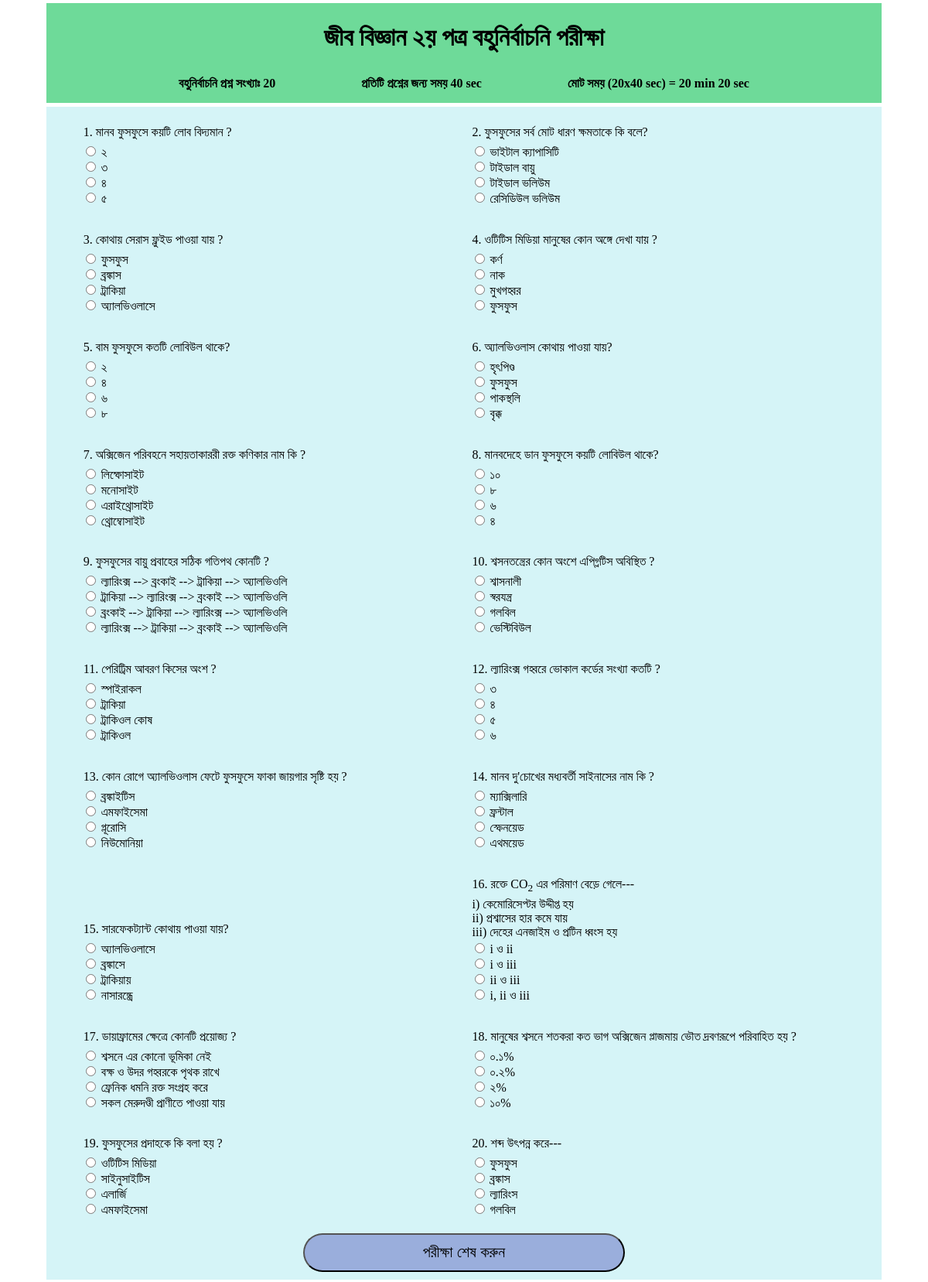
The app's page /quiz/hsc/biology2/chapter/05/, older data.
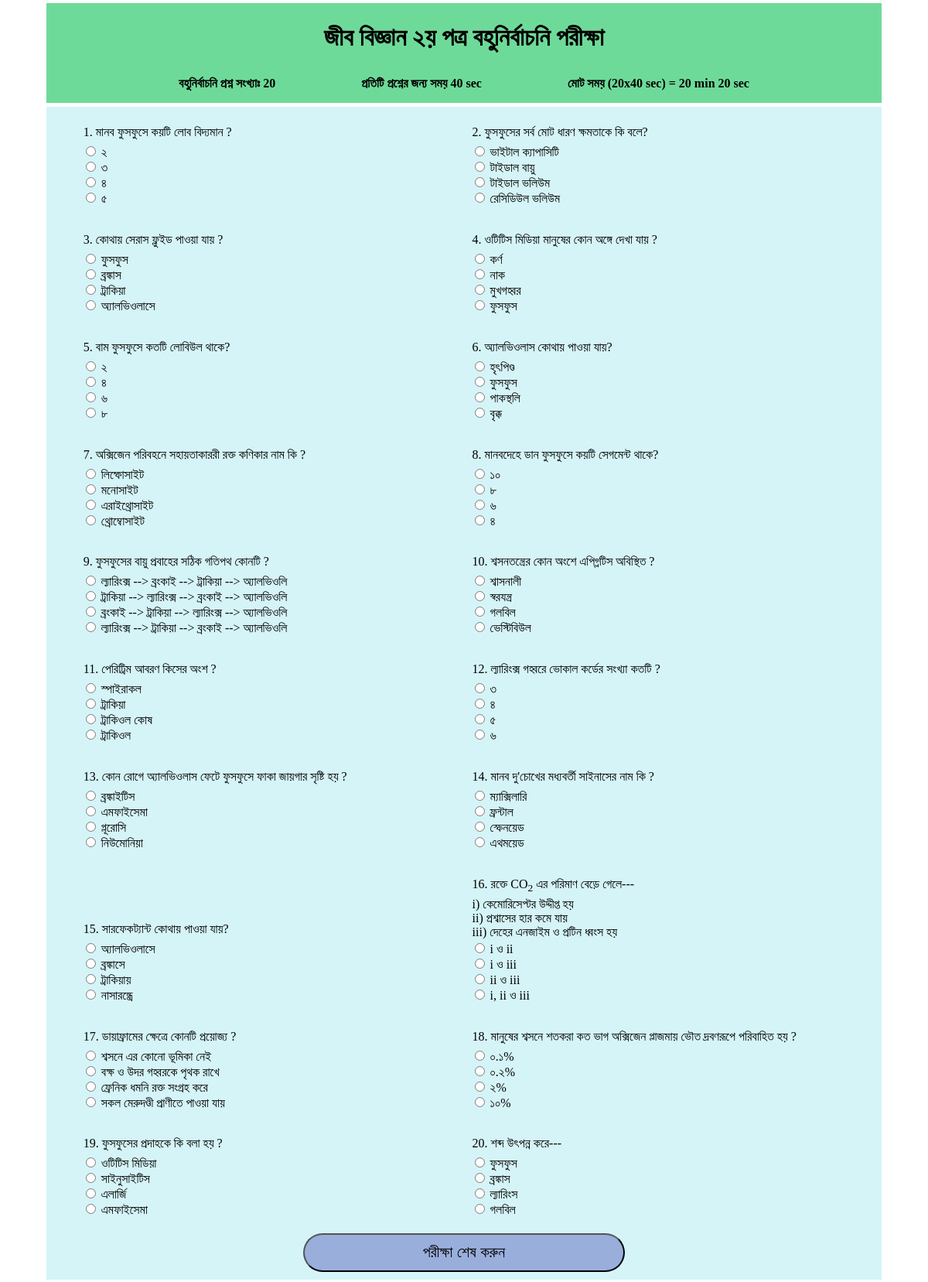
The same page, newer data.
### quiz/models.py (models this page shows, shortened)
class HSC_Quiz(models.Model):
    subject = models.CharField(max_length=50)
    chapter_name = models.CharField(max_length=50)
    chapter_no = models.CharField(max_length=2)
    stimulation = models.TextField(blank=True)
    question = models.CharField(max_length=400)
    multiple_answer = models.TextField(blank=True)
    a = models.CharField(max_length=200)
    b = models.CharField(max_length=200)
    c = models.CharField(max_length=200)
    d = models.CharField(max_length=200)
    answer = models.CharField(max_length=200)
    explanation = models.TextField(blank=True)

### quiz/views.py (the view)
# urls.py: path('hsc/<str:sub>/chapter/<int:chap_no>/', views.hsc_quiz, name='hsc_quiz'),
def hsc_quiz(request, sub, chap_no):
    raws = HSC_Quiz.objects.all()
    raw_list = []
    quiz_num = 20
    quizs = []
    exist = []
    answers_id = []
    subjects = {
        'biology1': 'জীব বিজ্ঞান ১ম পত্র',
        'biology2': 'জীব বিজ্ঞান ২য় পত্র'
    }
    if sub in subjects:
        subject = subjects[sub]
    else:
        subject = 'Unknown'
    for raw in raws:
        if raw.subject == sub and int(raw.chapter_no) == int(chap_no):
            raw_list.append(raw)
    if len(raw_list) < quiz_num:
        return render(request, 'quiz/quiz.html', {'message': 'এই বিষয় বা অধ্যয়ের যথেষ্ট প্রশ্ন আমাদের সার্ভারে নেই'})
    while len(quizs) + 1 <= quiz_num:
        mcq = random.choice(raw_list)
        if not mcq in exist:
            mcq.question = str(len(quizs) + 1) + '. ' + mcq.question
            quizs.append(mcq)
            exist.append(mcq)
    for x in quizs:
        answers_id.append(x.id)
    main_dic = {
                'quizs':quizs,
                'answers_id':answers_id,
                'subject':subject,
                'quiz_num': quiz_num,
                'each_quiz_time': str(40) + ' sec',
                'total_time': str((quiz_num*40)%60) + ' min ' + str((quiz_num*40)%60) + ' sec',
            }
    return render(request, 'quiz/quiz.html', main_dic)

### quiz/templates/quiz/quiz.html (shortened to what this page needs)
{% load static %}
<!DOCTYPE html>
<html lang="en" dir="ltr">
  <head>
    <link rel="stylesheet" href="{% static 'css/quiz.css' %}">
  </head>
  <body>
    <div class="exam_info">
      <h1>{{ subject }} বহুনির্বাচনি পরীক্ষা </h1>
      <div>বহুনির্বাচনি প্রশ্ন সংখ্যাঃ {{ quiz_num }}</div>
      <div>প্রতিটি প্রশ্নের জন্য সময় {{ each_quiz_time }}</div>
      <div>মোট সময় ({{ quiz_num }}x{{ each_quiz_time }}) = {{ total_time }}</div>
    </div>
    {% if message %}
    {{ message }}
    {% else %}
    <form method="POST" action="{% url 'quiz:quiz_result' %}">
      {% for quiz in quizs %}
    <div class="mcq">
     <div>{{ quiz.question|safe }}</div>
     <div> {{ quiz.multiple_answer|safe }} </div>
      <input type="radio" id="{{ quiz.a }}" name="{{ quiz.id }}" value="{{ quiz.a }}">
      <label for="{{ quiz.a }}">{{ quiz.a }}</label><br>
      <input type="radio" id="{{ quiz.b }}" name="{{ quiz.id }}" value="{{ quiz.b }}">
      <label for="{{ quiz.b }}">{{ quiz.b }}</label><br>
      <input type="radio" id="{{ quiz.c }}" name="{{ quiz.id }}" value="{{ quiz.c }}">
      <label for="{{ quiz.c }}">{{ quiz.c }}</label><br>
      <input type="radio" id="{{ quiz.d }}" name="{{ quiz.id }}" value="{{ quiz.d }}">
      <label for="{{ quiz.d }}">{{ quiz.d }}</label><br>
    </div>
      {% endfor %}
      <input id="submit" type="submit" value="পরীক্ষা শেষ করুন">
    </form>
    {% endif %}
  </body>
</html>

### static/css/quiz.css (style rules this page uses)
.exam_info { text-align: center; padding: 5px; background: #6eda99; border-bottom: 5px white solid; }
.exam_info div { display: inline-block; padding: 1% 5%; font-weight: bold; }
body { margin: 0.3% 5%; }
form { background: #d5f4f7; padding: 10px 20px; }
.mcq { padding: 2px 5px; padding-bottom: 10px; margin: 1% 2%; display: inline-block; width: 43%; }
.mcq div { padding: 2px; }
#submit { width: 40%; margin-left: 30%; margin-right: 30%; height: 50px; font-size: 20px; border-radius: 25px; background: #9aaedc; }

Row changes from the older to the newer data that the page shows:
changed HSC_Quiz: question "8. মানবদেহে ডান ফুসফুসে কয়টি লোবিউল থাকে?" → "8. মানবদেহে ডান ফুসফুসে কয়টি সেগমেন্ট থাকে?"
